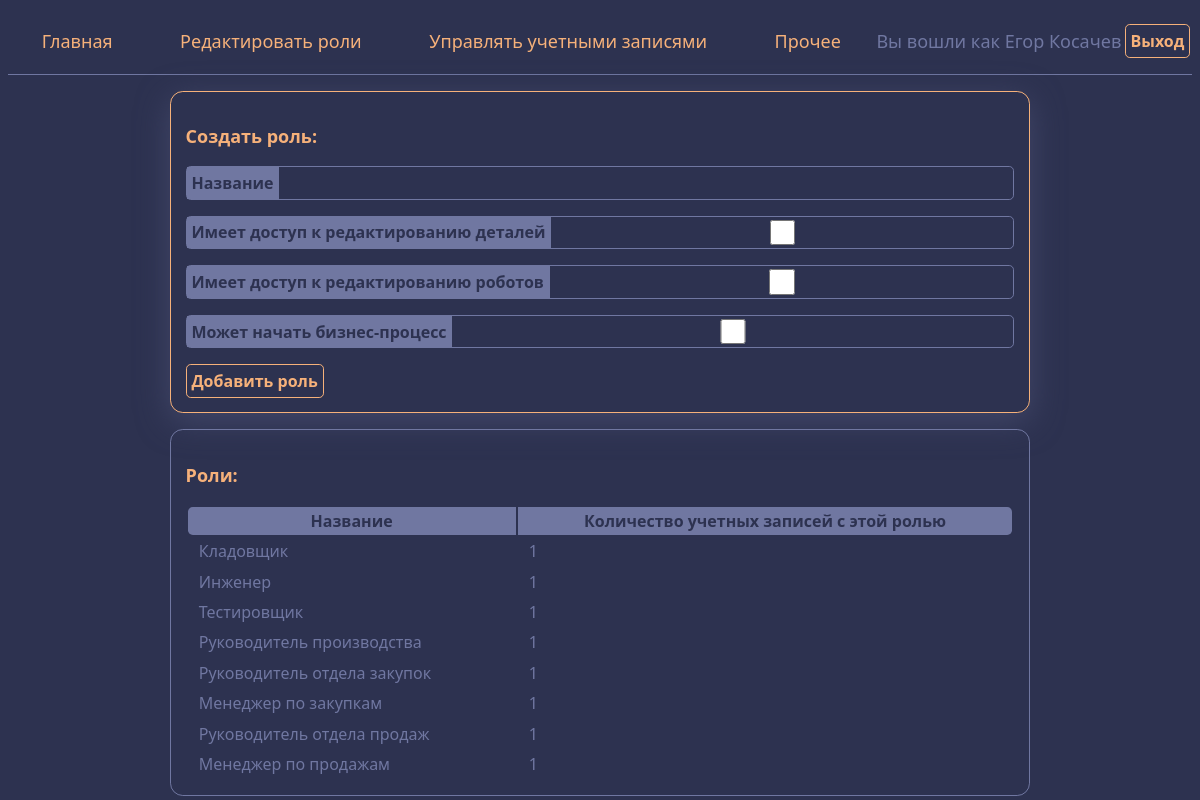
/manage/roles (signed in), run on the app's committed database.
### dbot_app/models.py (models this page shows, shortened)
class Profile(AbstractUser):
    role = models.ForeignKey(to=Role, on_delete=models.SET_NULL, default=None, null=True, related_name='profiles')
    def can_edit_roles(self) -> bool:
        return self.is_staff

class Role(models.Model):
    id = models.UUIDField(primary_key=True, default=uuid.uuid4, editable=False)
    name = models.CharField(max_length=150)
    can_edit_parts = models.BooleanField(default=False)
    can_edit_bots = models.BooleanField(default=False)
    can_start_process = models.BooleanField(default=False)

### dbot_app/views.py (the view)
        def wrapper(request, *args, **kwargs):
            if test(request.user):
                return func(request, *args, **kwargs)
            else:
                return redirect('unauthorized')

### dbot_app/forms.py
class RoleForm(forms.ModelForm):
    class Meta:
        model = models.Role
        fields = ('name', 'can_edit_parts', 'can_edit_bots', 'can_start_process',)
        labels = {
            'name': 'Название',
            'can_edit_parts': 'Имеет доступ к редактированию деталей',
            'can_edit_bots': 'Имеет доступ к редактированию роботов',
            'can_start_process': 'Может начать бизнес-процесс',
        }

### dbot_app/views.py (called while the page is built)
def permission_required(test):
    def actual_decorator(func):
        def wrapper(request, *args, **kwargs):
            if test(request.user):
                return func(request, *args, **kwargs)
            else:
                return redirect('unauthorized')
        return wrapper
    return actual_decorator

@login_required(login_url='signin')
@permission_required(lambda u: u.can_edit_roles())
def manage_roles(request):
    if request.method == 'POST':
        form = forms.RoleForm(request.POST)
        if form.is_valid():
            role = form.save()
            return redirect('manage_roles')
    else:
        form = forms.RoleForm()
    ctx = {
        'form': form,
        'roles': Role.objects.all(),
    }
    return render(request, 'manage/roles.html', ctx)

### templates/manage/roles.html (shortened to what this page needs)
{% extends 'extended_base.html' %}
{% block body %}
	<div class="centered-h">
        <div class="flex-column" style="width: 70%;">
            <div class="accented-card" style="margin-bottom: 1rem; width: 100%">
                <h3>Создать роль:</h3>
                <form method="post">
                    {% for field in form %}
                        <div class="form-field">
                            <label for="{{ field.id_for_label }}" class="form-label">
                                {{ field.label }}
                            </label>
                            <input type="{{ field.widget_type }}" id="{{ field.id_for_label }}" name="{{ field.name }}" class="form-input">
                        </div>
                    {% endfor %}
                    <button type="submit" class="btn-submit">Добавить роль</button>
                </form>
            </div>
            <div class="plain-card" style="width: 100%;">
                <h3>Роли:</h3>
                <table style="width: 100%">
                    <thead>
                        <tr>
                            <th>
                                Название
                            </th>
                            <th>
                                Количество учетных записей с этой ролью
                            </th>
                        </tr>
                    </thead>
                    {% for role in roles %}
                    	<tr>
                            <td>
                                {{ role.name }}
                            </td>
                            <td>
                                {{ role.profiles.count }}
                            </td>
                        </tr>
                    {% endfor %}
                </table>
            </div>
        </div>
    </div>
{% endblock %}

### templates/extended_base.html
{% extends 'base.html' %}
{% block content %}
    <header class="flex-row spread-evenly">
        <a href="{% url 'home' %}">Главная</a>
        <a href="{% url 'manage_roles' %}">Редактировать роли</a>
        <a href="{% url 'manage_accounts' %}">Управлять учетными записями</a>
        {% if request.user.is_staff %}
        	<a href="{% url 'admin_menu' %}">Прочее</a>
        {% endif %}
        {% if request.user.is_authenticated %}
            <span class="">Вы вошли как {{ request.user.get_full_name }}</span>
        {% endif %}
        <a href="{% url 'logout' %}" class="btn-submit">Выход</a>
    </header>
    {% block body %}
    {% endblock %}
{% endblock content %}

### templates/base.html (shortened to what this page needs)
<!DOCTYPE html>
<html lang="en">
<head>
    {% load static %}
    {% load tz %}
    <link rel="stylesheet" href="{% static 'css/styles.css' %}">
</head>
<body>
    {% localtime %}
        {% block content %}
        {% endblock %}
    {% endlocaltime %}
</body>
</html>

### static/css/styles.css (style rules this page uses)
body { background-color: #2D3250; font-family: "Montserrat", system-ui, sans-serif; color: #7077A1; font-size: medium; }
th { background-color: #7077A1; color: #2D3250; padding: .2rem .7rem; }
th:last-child { border-radius: 0 .3rem .3rem 0; }
th:first-child { border-radius: .3rem 0 0 .3rem; }
td { font-weight: normal; color: #7077A1; padding: .2rem .7rem; transition: all .2s ease-out; }
.plain-card { border: #7077A1 solid .1rem; border-radius: .8rem; padding: .9rem; width: fit-content; }
h3 { font-weight: bolder; font-size: large; color: #F6B17A; }
.accented-card { border: #F6B17A solid .1rem; border-radius: .8rem; padding: .9rem; width: fit-content; box-shadow: #424769 0 .5rem 2rem; }
.centered-h { display: flex; justify-content: center; width: 100%; }
.btn-submit { border: #F6B17A solid .1rem; border-radius: .3rem; padding: .3rem; color: #F6B17A; background: none; font-weight: bold; font-family: "Montserrat", system-ui, sans-serif; font-size: medium; transition: all .2s ease-out; text-decoration: none; cursor: pointer; }
.form-field { border: #7077A1 solid .1rem; border-radius: .3rem; margin-bottom: 1rem; display: flex; flex-direction: row; transition: all .2s ease-in-out; }
.form-label { padding: .3rem; border-right: #7077A1 solid .1rem; background-color: #7077A1; color: #2D3250; font-weight: bolder; }
.form-input { font-family: "Montserrat", system-ui, sans-serif; font-size: medium; background: none; border: none; width: auto; flex-grow: 1; color: #7077A1; padding-left: .5rem; transition: all .2s ease-in-out; }
.form-input:last-child { border-radius: 0 .3rem .3rem 0; }
header { border-bottom: #7077A1 solid .1rem; padding: 1rem 0; font-size: large; margin-bottom: 1rem; }
header > a { color: #F6B17A; padding: .3rem 2rem; transition: all .2s ease-in-out; cursor: pointer; text-decoration: none; }
.flex-row { display: flex; flex-direction: row; align-items: center; }
.flex-column { display: flex; flex-direction: column; align-items: center; }
.spread-evenly { justify-content: space-around; }

### data on the page
Profile: user.get_full_name "Егор Косачев"
Role: name "Кладовщик", profiles.count "1"
Role: name "Инженер", profiles.count "1"
Role: name "Тестировщик", profiles.count "1"
Role: name "Руководитель производства", profiles.count "1"
Role: name "Руководитель отдела закупок", profiles.count "1"
Role: name "Менеджер по закупкам", profiles.count "1"
Role: name "Руководитель отдела продаж", profiles.count "1"
Role: name "Менеджер по продажам", profiles.count "1"

### other printed values
{{ field.label }} "Название" "Имеет доступ к редактированию деталей" "Имеет доступ к редактированию роботов" "Может начать бизнес-процесс"
